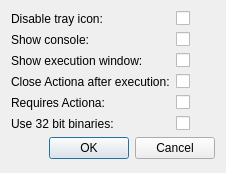
<?xml version="1.0" encoding="UTF-8"?>
<ui version="4.0">
 <class>SFXScriptDialog</class>
 <widget class="QDialog" name="SFXScriptDialog">
  <property name="geometry">
   <rect>
    <x>0</x>
    <y>0</y>
    <width>226</width>
    <height>173</height>
   </rect>
  </property>
  <property name="windowTitle">
   <string>Create SFX script</string>
  </property>
  <layout class="QFormLayout" name="formLayout">
   <property name="fieldGrowthPolicy">
    <enum>QFormLayout::AllNonFixedFieldsGrow</enum>
   </property>
   <item row="0" column="0">
    <widget class="QLabel" name="label">
     <property name="text">
      <string>Disable tray icon:</string>
     </property>
    </widget>
   </item>
   <item row="0" column="1">
    <widget class="QCheckBox" name="disableTrayIcon">
     <property name="text">
      <string/>
     </property>
    </widget>
   </item>
   <item row="1" column="0">
    <widget class="QLabel" name="label_3">
     <property name="text">
      <string>Show console:</string>
     </property>
    </widget>
   </item>
   <item row="1" column="1">
    <widget class="QCheckBox" name="showConsole">
     <property name="text">
      <string/>
     </property>
    </widget>
   </item>
   <item row="2" column="0">
    <widget class="QLabel" name="label_4">
     <property name="text">
      <string>Show execution window:</string>
     </property>
    </widget>
   </item>
   <item row="2" column="1">
    <widget class="QCheckBox" name="showExecutionWindow">
     <property name="text">
      <string/>
     </property>
    </widget>
   </item>
   <item row="3" column="0">
    <widget class="QLabel" name="label_5">
     <property name="text">
      <string>Close Actiona after execution:</string>
     </property>
    </widget>
   </item>
   <item row="3" column="1">
    <widget class="QCheckBox" name="closeAfterExecution">
     <property name="text">
      <string/>
     </property>
    </widget>
   </item>
   <item row="7" column="0" colspan="2">
    <widget class="QDialogButtonBox" name="buttonBox">
     <property name="orientation">
      <enum>Qt::Horizontal</enum>
     </property>
     <property name="standardButtons">
      <set>QDialogButtonBox::Cancel|QDialogButtonBox::Ok</set>
     </property>
    </widget>
   </item>
   <item row="5" column="0">
    <widget class="QLabel" name="use32BitBinariesLabel">
     <property name="text">
      <string>Use 32 bit binaries:</string>
     </property>
    </widget>
   </item>
   <item row="5" column="1">
    <widget class="QCheckBox" name="use32BitBinaries">
     <property name="text">
      <string/>
     </property>
    </widget>
   </item>
   <item row="4" column="0">
    <widget class="QLabel" name="label_2">
     <property name="text">
      <string>Requires Actiona:</string>
     </property>
    </widget>
   </item>
   <item row="4" column="1">
    <widget class="QCheckBox" name="requiresActiona">
     <property name="text">
      <string/>
     </property>
    </widget>
   </item>
  </layout>
 </widget>
 <resources/>
 <connections>
  <connection>
   <sender>buttonBox</sender>
   <signal>accepted()</signal>
   <receiver>SFXScriptDialog</receiver>
   <slot>accept()</slot>
   <hints>
    <hint type="sourcelabel">
     <x>248</x>
     <y>254</y>
    </hint>
    <hint type="destinationlabel">
     <x>157</x>
     <y>274</y>
    </hint>
   </hints>
  </connection>
  <connection>
   <sender>buttonBox</sender>
   <signal>rejected()</signal>
   <receiver>SFXScriptDialog</receiver>
   <slot>reject()</slot>
   <hints>
    <hint type="sourcelabel">
     <x>316</x>
     <y>260</y>
    </hint>
    <hint type="destinationlabel">
     <x>286</x>
     <y>274</y>
    </hint>
   </hints>
  </connection>
 </connections>
</ui>
